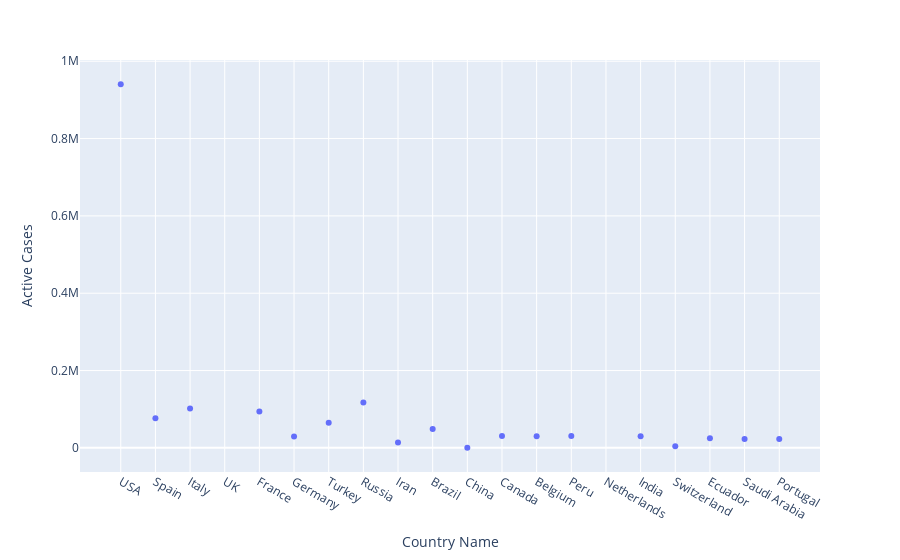

The code cell stored with this chart in its notebook:
### Code cell
px.scatter(df,x='Country Name',y='Active Cases')

### Figure 1 — Plotly figure (JSON) as saved in the notebook; plotly's stock layout.template omitted (floating-point values rounded to 4 significant figures)
{"data": [{"hovertemplate": "Country Name=%{x}<br>Active Cases=%{y}<extra></extra>", "legendgroup": "", "marker": {"color": "#636efa", "symbol": "circle"}, "mode": "markers", "name": "", "showlegend": false, "type": "scatter", "x": ["USA", "Spain", "Italy", "UK", "France", "Germany", "Turkey", "Russia", "Iran", "Brazil", "China", "Canada", "Belgium", "Peru", "Netherlands", "India", "Switzerland", "Ecuador", "Saudi Arabia", "Portugal"], "xaxis": "x", "y": [940206, 76546, 102130, null, 93958, 29497, 64685, 117389, 13679, 49010, 558, 30803, 29964, 30899, null, 29899, 3959, 24781, 22873, 22683], "yaxis": "y"}], "layout": {"legend": {"tracegroupgap": 0}, "margin": {"t": 60}, "xaxis": {"anchor": "y", "domain": [0, 1], "title": {"text": "Country Name"}}, "yaxis": {"anchor": "x", "domain": [0, 1], "title": {"text": "Active Cases"}}}}
